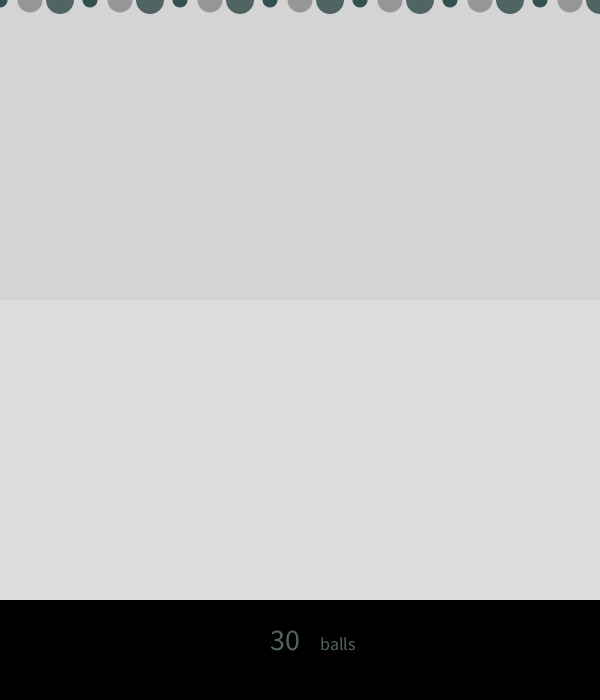
Frame 1 (no input)
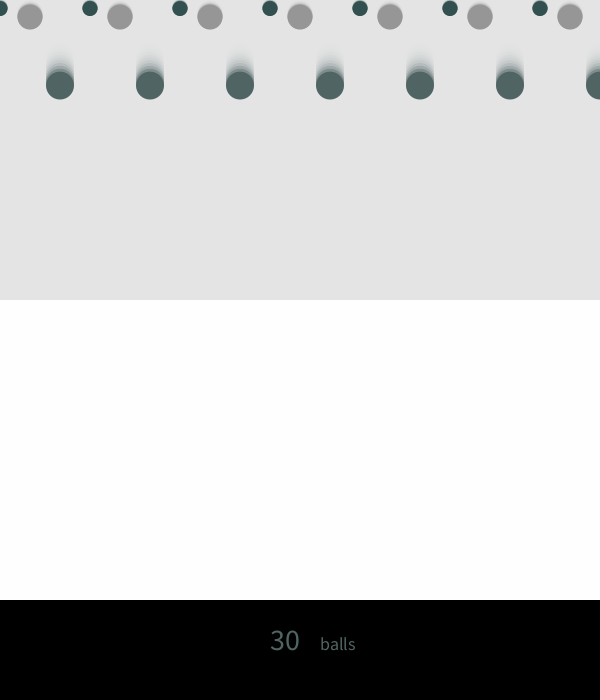
Frame 60 (the mouse pressed at the canvas centre just before this capture)
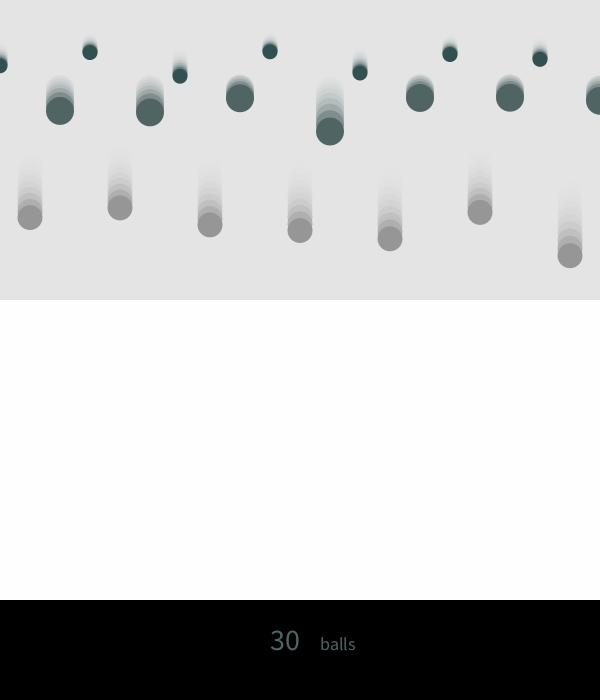
Frame 120 (the mouse held since frame 60 and released just before this capture)

The Processing sketch that drew these frames (run headless with seeded random() and noise(); from frame 60 on, the mouse is pressed at the canvas centre):

// Processing sketch: processing_114723
// ── processing_114723.pde

ArrayList <Ball> balls = new ArrayList<Ball>();
int totalball = 30;

//Ball[] balls = new Ball[30];
//int[] a = new int[10]


void setup() {
  size(600, 700);
  frameRate(100);


  for (int i = 0; i < totalball/3 ; i++ ) {
    balls.add(new Ball(50, 80, 80, 0+i*90, 0, 0.005, 15, i));
  }
  for (int i = totalball/3; i < totalball*2/3; i++ ) {
    balls.add(new Ball(150, 150, 150, 30+(i - totalball/3)*90, 0, 0.01, 25, i +totalball/3));
  }

  for (int i = totalball/3*2; i < totalball; i++ ) {
    balls.add(new Ball(80, 100, 100, 60+(i- totalball/3*2)*90, 0, 0.05, 28, i +totalball/3*2));
  }
}


void draw() {
  drawBgColor();


  for (int i=0; i < balls.size(); i++) {
    Ball ball = balls.get(i);

    ball.display();
    ball.beat();


    if (!ball.selected) {
      ball.move();
    }
  }

  int ballCount = balls.size();
  //println(ballCount);
  textSize(30);
  text(ballCount, width/2 -30, 650);
  
  textSize(18);
  text("balls", width/2 +20, 650);
}

void drawBgColor() {

  noStroke();

  fill(230, 230, 230, 80);
  rect(0, 0, width, 300);
  fill(255, 255, 255, 80);
  rect(0, 300, width, 600);

  fill(0);
  rect(0, 600, 600, 700);
}

void keyPressed() {
  if (key==' ') {
    for (int i = balls.size()/3; i < balls.size()/3*2; i++ ) {
      Ball ball = balls.get(i);
      ball.boundary = 580;
      ball.gravity = -random(.1, .5);
    }
  }
  else if (key=='a') {
    for (int i = 0; i < balls.size(); i++ ) {
      Ball ball = balls.get(i);
      ball.gravity = -random(.04, .08);
      ball.speed = -ball.speed;
      ball.gravity = -ball.gravity;
    }
  }
  
    if (key == 'c') {
    //  if(clickMe){

    for (int i = 0; i < balls.size(); i++ ) {
      int ballNum = 0;
      Ball ball = balls.get(i);
      ballNum = ball.tellID();

      if (ballNum >= 0) {
        //        println(ballNum);
        balls.remove(ballNum);
      }
    }
  }
}

void mousePressed() {

  //    balls[i].size = random(10, 50);
  for (int i = 0; i < balls.size()/3; i++ ) {
    Ball ball = balls.get(i);
    ball.clickMe();

    ball.gravity = random(0.01, 0.03);
  }
  for (int i = balls.size()/3; i < balls.size()/3*2; i++ ) {
    Ball ball = balls.get(i);
    ball.clickMe();

    ball.gravity = random(0.09, 0.12);
  }

  for (int i = balls.size()/3*2; i < balls.size(); i++ ) {
    Ball ball = balls.get(i);
    ball.clickMe();

    ball.gravity = random(.5, .7);

    //        print(ball.c1);
    //        print(" ");
    //        print(ball.c2);
    //        print(" ");
    //        println(ball.c3);
  }
}




void mouseDragged( ) {
  for (int i = 0; i < balls.size(); i++ ) {
    Ball ball = balls.get(i);
    if (ball.selected) {
      ball.x = mouseX;
      ball.y = mouseY;
    }
  }
}

void mouseReleased() {
  for (int i = 0; i < balls.size(); i++ ) {
    Ball ball = balls.get(i);
    if (ball.selected = false) {

      ball.c3 = 255;
      ball.c2 = 255;
    }
  }
}
void keyReleased() {

  if (key==' ') {
    for (int i = balls.size()/3; i < balls.size()/3*2; i++ ) {
      Ball ball = balls.get(i);
      ball.boundary = 580;
      ball.speed = -ball.speed;

      ball.gravity = -ball.gravity;
    }
  } 
  else if (key == 'b') {
    balls.add(new Ball(255, 0, 0, mouseX, mouseY, 0.05, 25, balls.size()-1));
  }


}

class Ball {
  int c1;
  int c2;
  int c3;
  int id;
  float x;
  float y;
  float py;
  float size;
  float speed;
  float boundary;
  float gravity;
  float change;
  float max;
  float min;
  boolean selected;
  boolean beatOn;

  Ball(int _c1, int _c2, int _c3, float _x, float _y, float _gravity, float _size, int _id) {
    c1 = _c1;
    c2 = _c2;
    c3 = _c3;
    x = _x;
    y = _y;
    py = 0;
    size = _size;
    speed = 0;
    boundary = 300;
    gravity = _gravity;
    selected = false;
    change = 1;
    beatOn = false;
    max = _size +4;
    min = _size -4;
    id = _id;
  }

void clickMe(){
  
  if (dist(x, y, mouseX, mouseY) < size/2){
    selected = true;
//    return(true);
    beatOn = true;
  }
 else{
   selected = false;
//   return(false); 

  }

  
}

void beat(){
  if(beatOn == true){
    size = size +change;
//            println("hello");

}
if(size > max){
    change = -change;
//        println(size);

}
else if(size < min){
  change = -change;
}
}

  void move() {   
    y = y + speed;
    speed = speed + gravity;

    if (gravity > 0) {
      if ((y > boundary) && (py < boundary)) {
        speed = speed * -0.95;

      }
    }
    else if (gravity < 0) {
      if ((y < 0) && (py > 0)) {
        speed = speed *-0.95;
        println("");
      }
    }
    
   py = y;
  }

  void display() {
    noStroke();
//    colorMode(HSB, 100);
    fill(c1, c2, c3);
    ellipse(x, y, size, size);
  }
  
  int tellID(){
  
  if (dist(x, y, mouseX, mouseY) < size/2){
    return id;
  }
  else{
    return -1;
  }
  }
  
}
